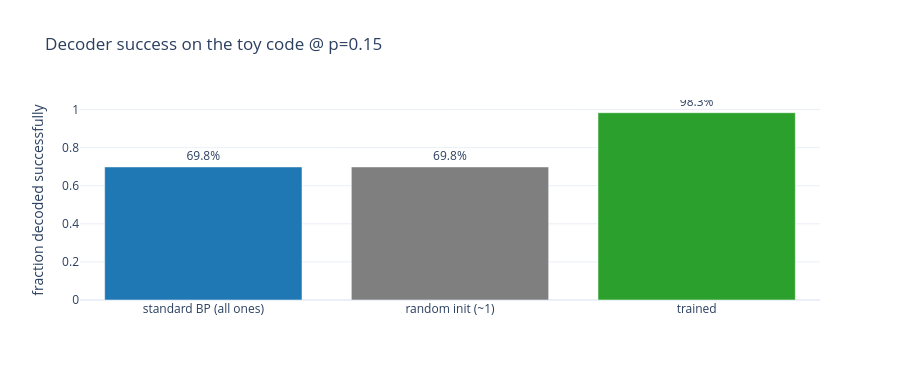

Notebook code cell kept with this figure:
### Code cell
labels = list(results.keys())
values = [results[l] for l in labels]
fig = go.Figure(go.Bar(x=labels, y=values,
                       marker_color=["#1f77b4", "#7f7f7f", "#2ca02c"],
                       text=[f"{v*100:.1f}%" for v in values], textposition="outside"))
fig.update_layout(title=f"Decoder success on the toy code @ p={p}",
                  yaxis_title="fraction decoded successfully",
                  yaxis=dict(range=[0, 1.05]), height=380)
fig

### Figure 1 — Plotly figure (JSON) as saved in the notebook; plotly's stock layout.template omitted (floating-point values rounded to 4 significant figures)
{"data": [{"marker": {"color": ["#1f77b4", "#7f7f7f", "#2ca02c"]}, "text": ["69.8%", "69.8%", "98.3%"], "textposition": "outside", "type": "bar", "x": ["standard BP (all ones)", "random init (~1)", "trained"], "y": [0.6985, 0.6985, 0.9833]}], "layout": {"height": 380, "title": {"text": "Decoder success on the toy code @ p=0.15"}, "yaxis": {"range": [0, 1.05], "title": {"text": "fraction decoded successfully"}}}}
